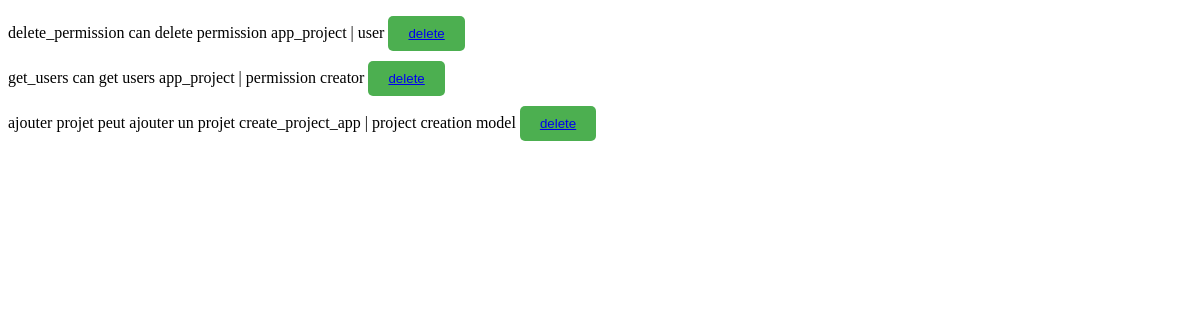
Screenshot of /get_user_permissions with the database file from the repository.
### app_project/models.py (models this page shows)
class PermissionCreator(Permission):
    pass

### app_project/views.py (the view)
# urls.py: path('get_user_permissions',get_user_permissions, name="get_user_permissions"),
def get_user_permissions(request):
    permissions = PermissionCreator.objects.all()
    return render(request, 'app_project/get_permissions.html', {'permissions':permissions})

### app_project/templates/app_project/get_permissions.html (shortened to what this page needs)
{%  extends 'app_project/base.html' %}
{% block content %}
<ul>
{% for permission in permissions %}
<li>
{{  permission.codename }}
{{  permission.name }}
{{  permission.content_type }}
<button type="submit" ><a href="{% url 'delete_permission' permission.id %}">delete</a></button>
</li>
{% endfor %}
</ul>
{% endblock  %}

### app_project/templates/app_project/base.html (style rules this page uses)
button, input[type="submit"], input[type="reset"] { background-color: #4CAF50; color: white; padding: 10px 20px; border: none; border-radius: 5px; cursor: pointer; }
ul { list-style-type: none; padding: 0; }
li { margin-bottom: 10px; }

### rows the page displays
PermissionCreator: codename "delete_permission", name "can delete permission", content_type "app_project | user"
PermissionCreator: codename "get_users", name "can get users", content_type "app_project | permission creator"
PermissionCreator: codename "ajouter projet", name "peut ajouter un projet", content_type "create_project_app | project creation model"
